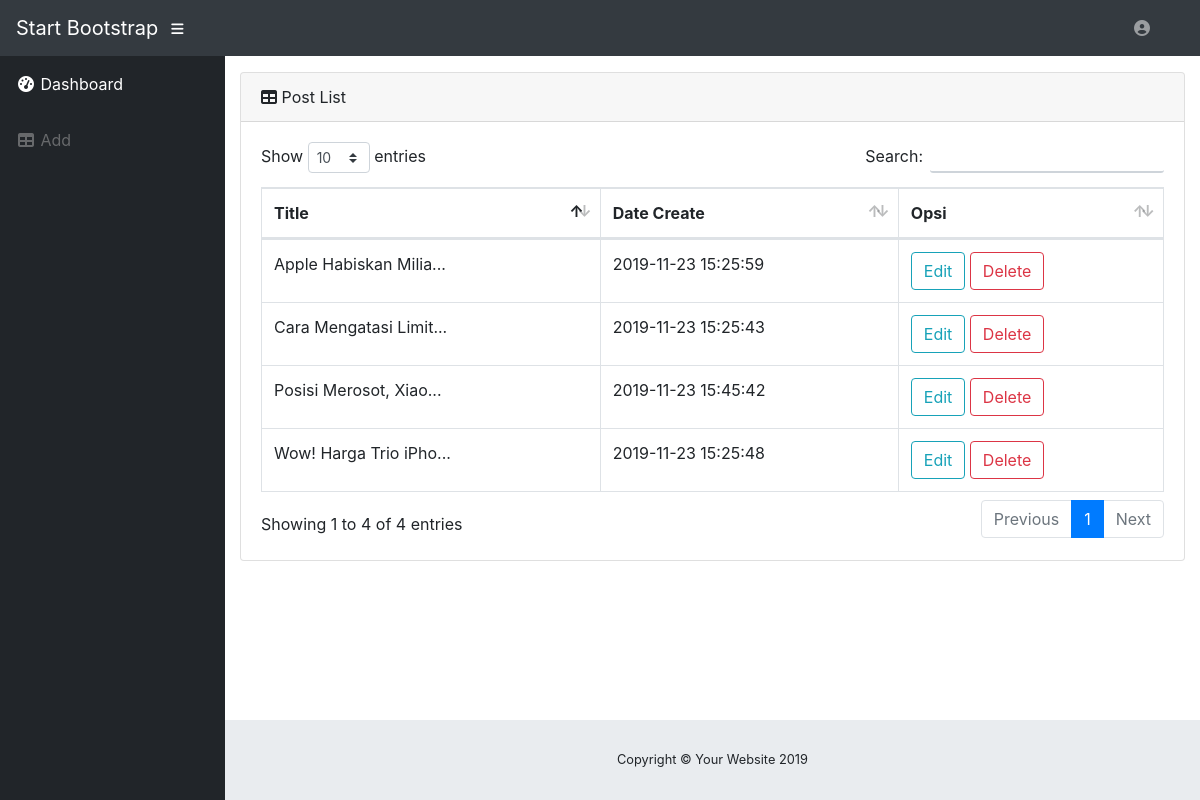
The page /admin/ (signed in) on the database its author committed.
### tables this page shows
CREATE TABLE `article` (
  `ID` int(10) NOT NULL,
  `title` text,
  `sub_title` text NOT NULL,
  `content` longtext,
  `img` longtext NOT NULL,
  `user_id` int(10) NOT NULL DEFAULT '1',
  `post_date` datetime DEFAULT NULL
);

### include/controller/database.php (called while the page is built, shortened)
<?php
class Database{
    private $host   = 'localhost';
    private $user   = 'root';
    private $pass   = '';
    private $db     = 'db_portal_berita';
    public function __construct()
    {
        $this->conn = mysqli_connect($this->host,$this->user,$this->pass,$this->db);
    }
}
?>

### admin/controller/database.php (called while the page is built, shortened)
<?php
class Admin extends Database{
    public function show(){
        $sql = "SELECT\n"
            . "    article.ID,\n"
            . "    article.title,\n"
            . "    article.sub_title,\n"
            . "    article.content,\n"
            . "    article.img,\n"
            . "    article.post_date,\n"
            . "    USER.nama_depan,\n"
            . "    USER.nama_belakang\n"
            . "FROM\n"
            . "    article\n"
            . "INNER JOIN USER ON article.user_id = USER.id_user ORDER BY article.post_date DESC";
        $data = mysqli_query($this->conn,$sql);
        while($i = mysqli_fetch_assoc($data)){
            $out[] = $i;
        }
        return $out;
    }
}
?>

### admin/include/view/dashboard.php (the view, shortened to what this page needs)
<?php if(isset($_SESSION['username'])){?>
<body id="page-top">
    <nav class="navbar navbar-expand navbar-dark bg-dark static-top">
        <a class="navbar-brand mr-1" href="<?php echo $dir;?>">Start Bootstrap</a>
        <button class="btn btn-link btn-sm text-white order-1 order-sm-0" id="sidebarToggle" href="#">
            <i class="fa fa-bars"></i>
        </button>
        <ul class="navbar-nav ml-auto mr-0 mr-md-4">
            <li class="nav-item dropdown no-arrow">
                <a class="nav-link dropdown-toggle" href="#" id="userDropdown" role="button" data-toggle="dropdown"
                    aria-haspopup="true" aria-expanded="false">
                    <i class="fa fa-user-circle fa-fw"></i>
                </a>
            </li>
        </ul>
    </nav>
    <div id="wrapper">
        <ul class="sidebar navbar-nav">
            <li class="nav-item <?php $data = (!isset($_GET['v'])) ? 'active': ' ' ; echo $data;?>">
                <a class="nav-link" href="<?= $dir; ?>">
                    <i class="fa fa-fw fa-dashboard"></i>
                    <span>Dashboard</span>
                </a>
            </li>
            <li class="nav-item <?php $data = ($_GET['v']=='add') ? 'active': ' ' ; echo $data;?>">
                <a class="nav-link" href="?v=add">
                    <i class="fa fa-fw fa-table"></i>
                    <span>Add</span></a>
            </li>
        </ul>
        <div id="content-wrapper">
            <div class="container-fluid">
                <div class="card mb-3">
                    <div class="card-header">
                        <i class="fa fa-table"></i> Post List</div>
                    <div class="card-body">
                        <div class="table-responsive">
                            <table class="table table-bordered" id="dataTable" width="100%" cellspacing="0">
                                <thead>
                                    <tr>
                                        <th>Title</th>
                                        <th>Date Create</th>
                                        <th>Opsi</th>
                                    </tr>
                                </thead>
                                <tbody>
                                    <?php foreach($show as $x){ ?>
                                    <tr>
                                        <td><?= substr($x['title'],0,20)."...";?></td>
                                        <td><?= $x['post_date']?></td>
                                        <td>
                                            <a href="?id=<?php echo $x['ID'];?>&v=edit" class="btn btn-outline-info"
                                                role="button">Edit</a>
                                            <a name="delete" id="" class="btn btn-outline-danger"
                                                href="?id=<?php echo $x['ID'];?>&p=del" role="button">Delete</a></td>
                                    </tr>
                                    <?php }?>
                                </tbody>
                            </table>
                        </div>
                    </div>
                </div>
            </div>
            <footer class="sticky-footer">
                <div class="container my-auto">
                    <div class="copyright text-center my-auto">
                        <span>Copyright © Your Website 2019</span>
                    </div>
                </div>
            </footer>
        </div>
    </div>
    <?php }else{header('location:'.$dir);} ?>

### rows shown on the page
article: title "Posisi Merosot, Xiao", post_date "2019-11-23 15:45:42"
article: title "Apple Habiskan Milia", post_date "2019-11-23 15:25:59"
article: title "Wow! Harga Trio iPho", post_date "2019-11-23 15:25:48"
article: title "Cara Mengatasi Limit", post_date "2019-11-23 15:25:43"
